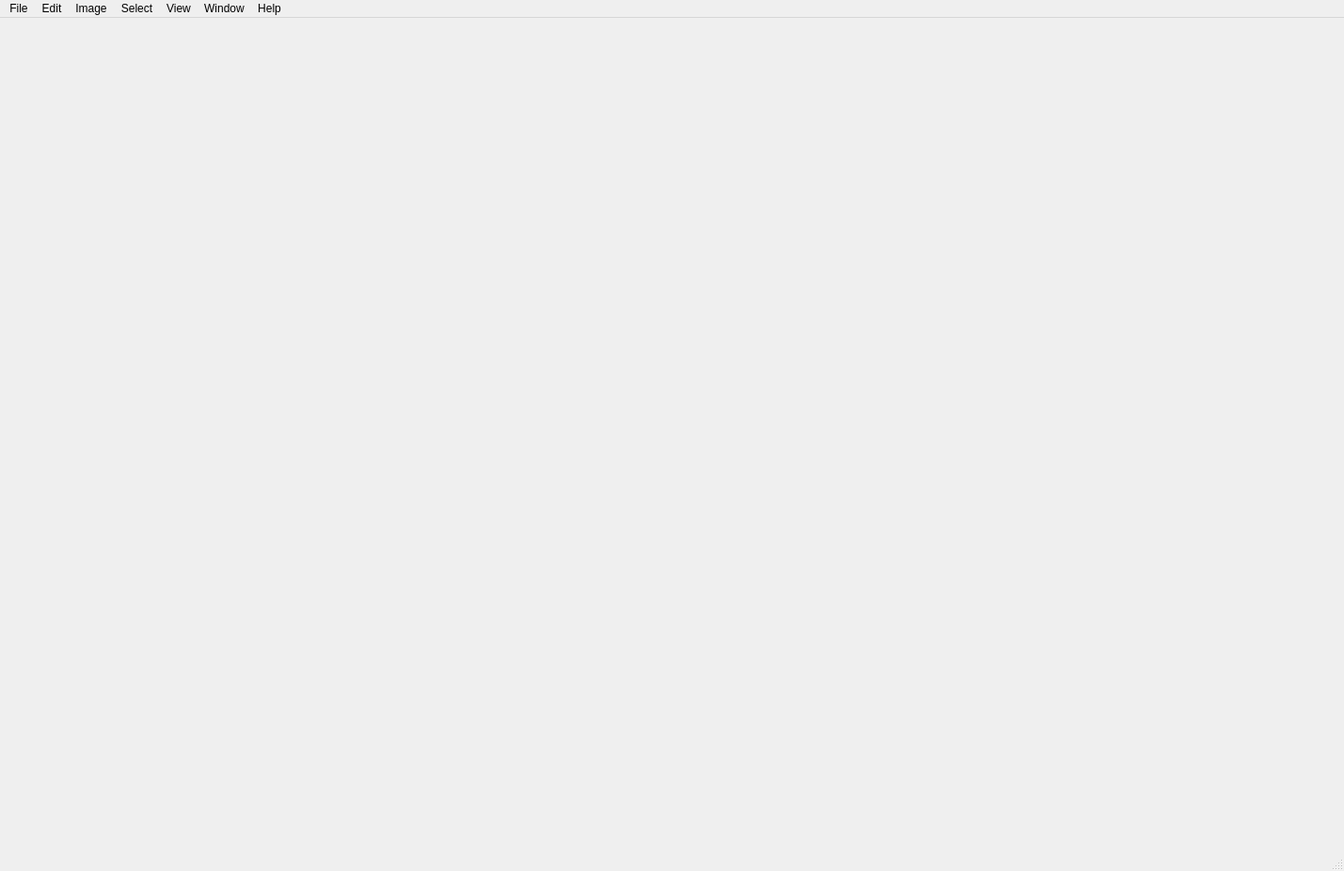
<?xml version="1.0" encoding="UTF-8"?>
<ui version="4.0">
 <class>MainWindow</class>
 <widget class="QMainWindow" name="MainWindow">
  <property name="geometry">
   <rect>
    <x>0</x>
    <y>0</y>
    <width>1429</width>
    <height>926</height>
   </rect>
  </property>
  <property name="mouseTracking">
   <bool>false</bool>
  </property>
  <property name="contextMenuPolicy">
   <enum>Qt::DefaultContextMenu</enum>
  </property>
  <property name="windowTitle">
   <string>PyPix</string>
  </property>
  <property name="windowIcon">
   <iconset theme="py"/>
  </property>
  <widget class="QWidget" name="centralwidget">
   <widget class="QWidget" name="gridLayoutWidget">
    <property name="geometry">
     <rect>
      <x>10</x>
      <y>10</y>
      <width>1401</width>
      <height>861</height>
     </rect>
    </property>
    <layout class="QGridLayout" name="gridLayout"/>
   </widget>
  </widget>
  <widget class="QMenuBar" name="menubar">
   <property name="geometry">
    <rect>
     <x>0</x>
     <y>0</y>
     <width>1429</width>
     <height>21</height>
    </rect>
   </property>
   <widget class="QMenu" name="menuFile">
    <property name="title">
     <string>File</string>
    </property>
   </widget>
   <widget class="QMenu" name="menuEdit">
    <property name="title">
     <string>Edit</string>
    </property>
   </widget>
   <widget class="QMenu" name="menuImage">
    <property name="title">
     <string>Image</string>
    </property>
   </widget>
   <widget class="QMenu" name="menuSelect">
    <property name="title">
     <string>Select</string>
    </property>
   </widget>
   <widget class="QMenu" name="menuView">
    <property name="title">
     <string>View</string>
    </property>
   </widget>
   <widget class="QMenu" name="menuWindow">
    <property name="title">
     <string>Window</string>
    </property>
   </widget>
   <widget class="QMenu" name="menuHelp">
    <property name="title">
     <string>Help</string>
    </property>
   </widget>
   <addaction name="menuFile"/>
   <addaction name="menuEdit"/>
   <addaction name="menuImage"/>
   <addaction name="menuSelect"/>
   <addaction name="menuView"/>
   <addaction name="menuWindow"/>
   <addaction name="menuHelp"/>
  </widget>
  <widget class="QStatusBar" name="statusbar"/>
 </widget>
 <resources/>
 <connections/>
</ui>
